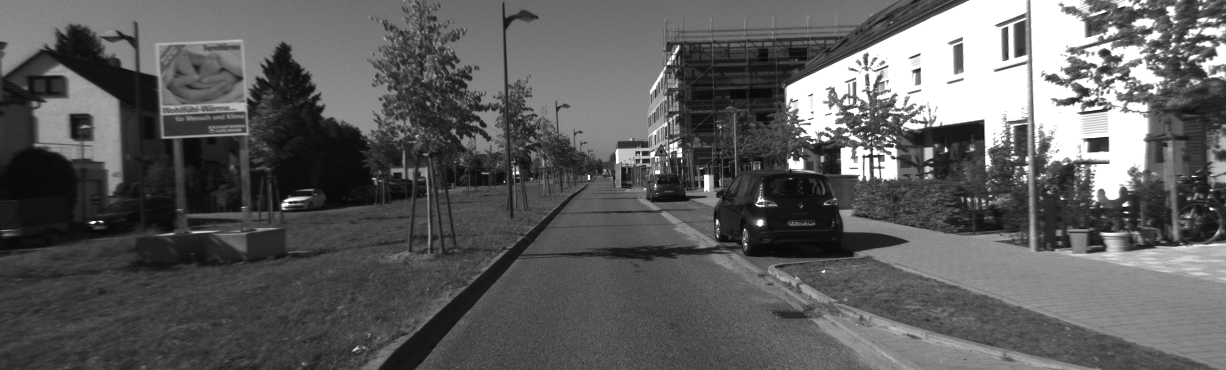
#> input picture datasets/KITTI_sequence_1/image_l/000000.png, 1226 x 370 px; its folder holds only this picture in this run
$ python plot_orb.py
#> lines starting #> are read from the running program, lines starting #| are printed output that depends on the picture
import cv2
import os
import glob
import numpy as np

def extract_and_plot_orb_features(input_dir, output_video, max_features=3000, frame_rate=30):
    """
    Extracts ORB features from a sequence of images and visualizes them, saving the output as a video.

    Args:
        input_dir (str): Directory containing input images.
        output_video (str): Path to save the output video file.
        max_features (int): Maximum number of ORB features to detect.
        frame_rate (int): Frame rate of the output video.
    """
#> called with input_dir = '..\\datasets\\KITTI_sequence_1\\image_l', output_video = 'orb_features_video.mp4', max_features = 3000, frame_rate = 30
    # Initialize ORB detector
    orb = cv2.ORB_create(nfeatures=max_features)

    # Get list of images sorted by filename
    image_paths = sorted(glob.glob(os.path.join(input_dir, "*.jpg")) + glob.glob(os.path.join(input_dir, "*.png")))

    if not image_paths:
        print("No images found in the directory.")
        return

    # Read the first image to get dimensions
    first_image = cv2.imread(image_paths[0])
#> first_image is the input picture: shape (370, 1226, 3); min 8, max 255, mean 93.4
    height, width, layers = first_image.shape
#> height = 370; width = 1226; layers = 3

    # Define video writer
    fourcc = cv2.VideoWriter_fourcc(*'mp4v')  # Codec for MP4 format
    video_writer = cv2.VideoWriter(output_video, fourcc, frame_rate, (width, height))

    for idx, image_path in enumerate(image_paths):
        # Read image
        image = cv2.imread(image_path)
        if image is None:
            print(f"Error reading image {image_path}. Skipping.")
            continue

        # Convert to grayscale for ORB
        gray = cv2.cvtColor(image, cv2.COLOR_BGR2GRAY)

        # Detect ORB keypoints
        keypoints = orb.detect(gray, None)
#> keypoints = 3000 keypoints; strongest (x, y, size): (875, 158, 37.2), (874, 153, 31), (875, 152, 37.2), (870, 156, 44.6)

        for kp in keypoints:
            kp.size *= 0.05
#> this loop made 3000 passes

        # Draw keypoints on the image
        output_image = cv2.drawKeypoints(image, keypoints, None, color=(0, 255, 0), flags=cv2.DRAW_MATCHES_FLAGS_DRAW_RICH_KEYPOINTS)
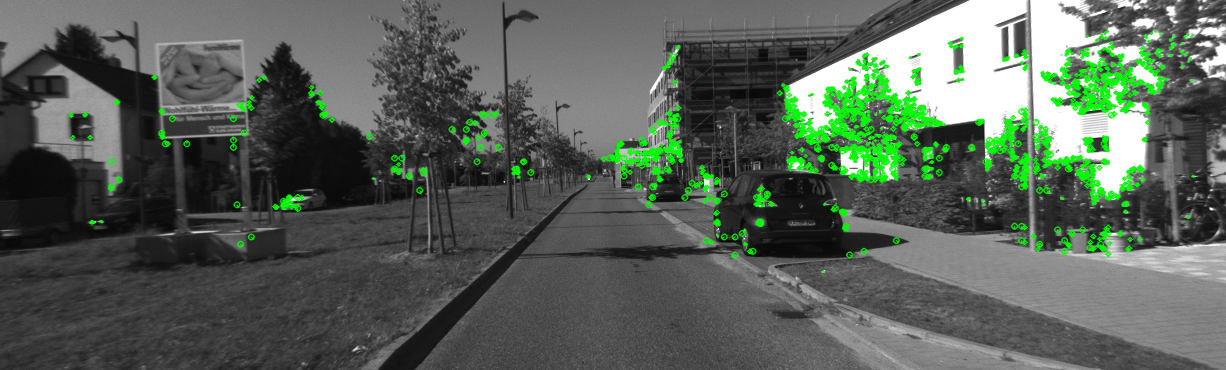
#> output_image: shape (370, 1226, 3); mean B, G, R 87.6, 97.7, 87.6

        # Add frame to the video
        video_writer.write(output_image)

        print(f"Processed frame {idx + 1}/{len(image_paths)}: {image_path}")

    # Release the video writer
    video_writer.release()
    print(f"Video saved to {output_video}")

# Parameters
input_directory = "..\datasets\KITTI_sequence_1\image_l"  # Replace with the path to your image directory
output_video_path = "orb_features_video.mp4"  # Replace with your desired video output path

# Run the script
extract_and_plot_orb_features(input_directory, output_video_path)

$ run again, on datasets/KITTI_sequence_1/image_l/000004.png
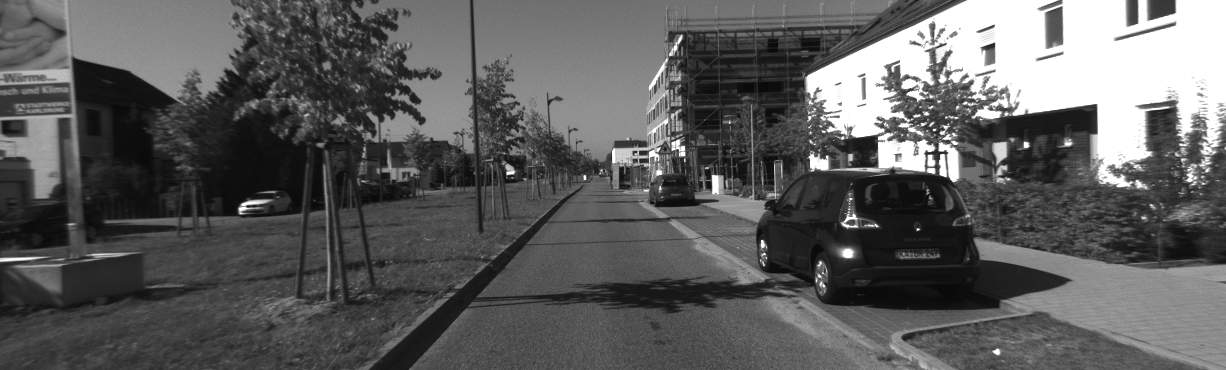
#> input picture datasets/KITTI_sequence_1/image_l/000004.png, 1226 x 370 px
#> in extract_and_plot_orb_features, first_image is the input picture: shape (370, 1226, 3); min 8, max 255, mean 93
#> keypoints = 3000 keypoints; strongest (x, y, size): (941, 155, 31), (942, 155, 37.2), (926, 152, 31), (946, 152, 31)
#> the loop in extract_and_plot_orb_features, `for kp in keypoints:` made 3000 passes
#> in extract_and_plot_orb_features, `output_image = cv2.drawKeypoints(image, keypoints, None, color=(0, 255..`:
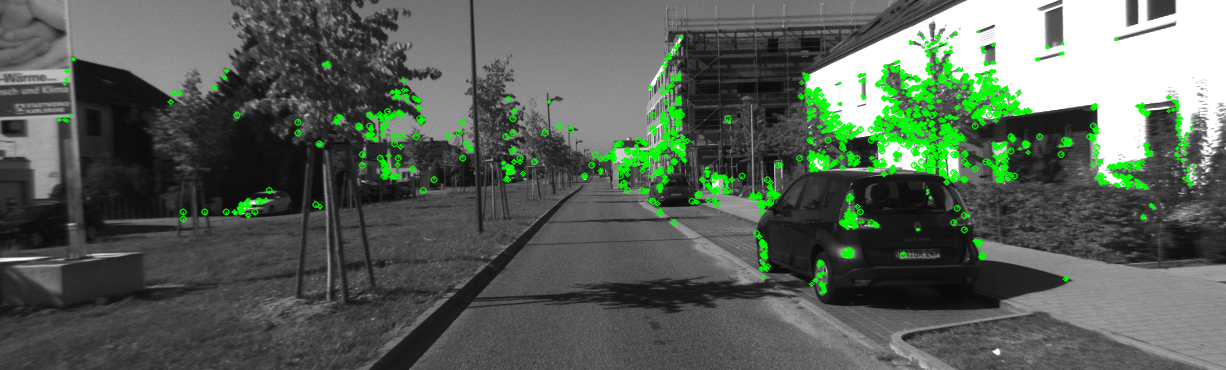
#> output_image: shape (370, 1226, 3); mean B, G, R 87.6, 97.6, 87.6

$ run again, on datasets/KITTI_sequence_1/image_l/000005.png
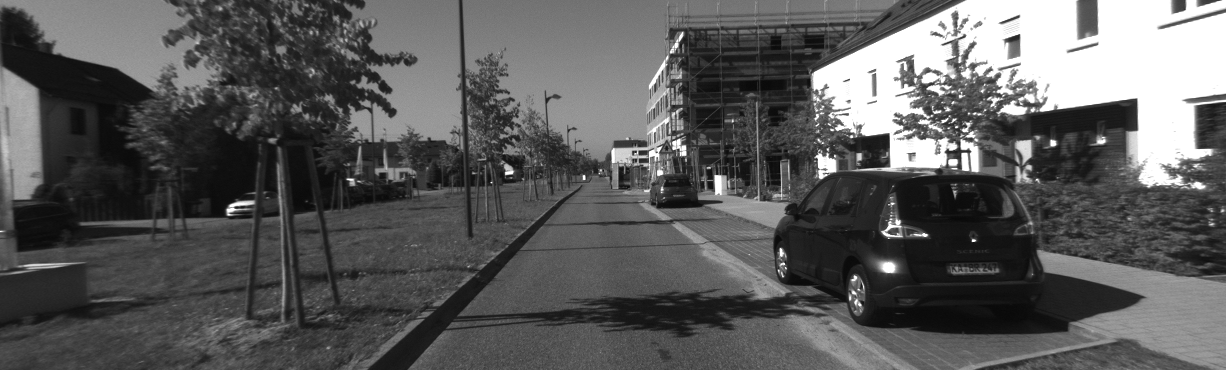
#> input picture datasets/KITTI_sequence_1/image_l/000005.png, 1226 x 370 px
#> in extract_and_plot_orb_features, first_image is the input picture: shape (370, 1226, 3); min 8, max 255, mean 90.8
#> keypoints = 3000 keypoints; strongest (x, y, size): (965, 154, 37.2), (973, 241, 31), (1053, 143, 44.6), (964, 148, 37.2)
#> the loop in extract_and_plot_orb_features, `for kp in keypoints:` made 3000 passes
#> in extract_and_plot_orb_features, `output_image = cv2.drawKeypoints(image, keypoints, None, color=(0, 255..`:
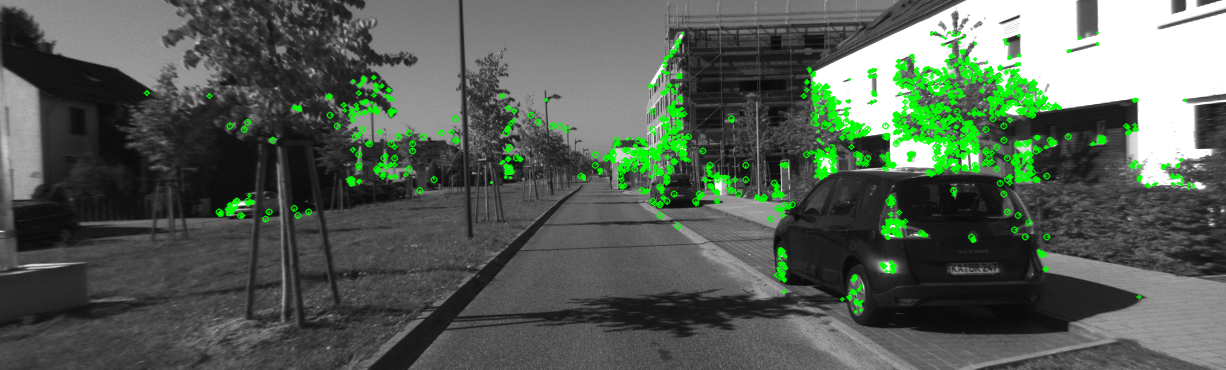
#> output_image: shape (370, 1226, 3); mean B, G, R 85.4, 95.5, 85.4

$ run again, on datasets/KITTI_sequence_1/image_l/000006.png
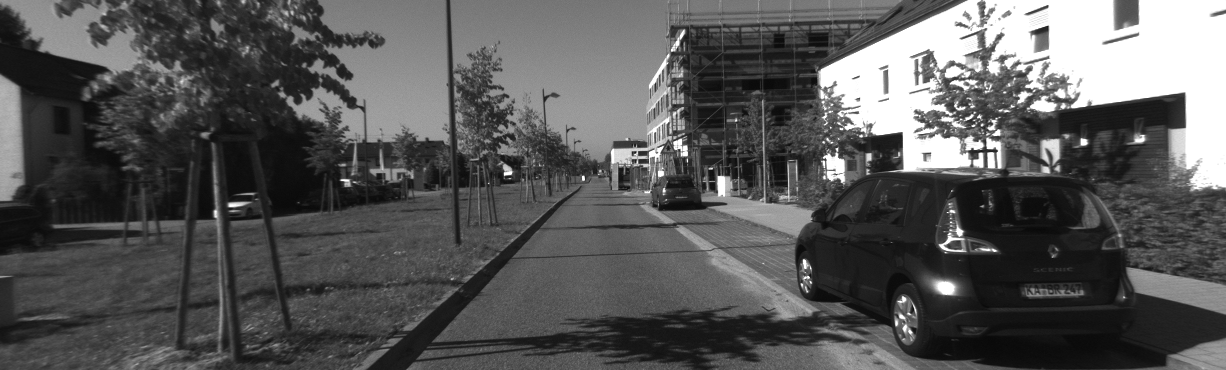
#> input picture datasets/KITTI_sequence_1/image_l/000006.png, 1226 x 370 px
#> in extract_and_plot_orb_features, first_image is the input picture: shape (370, 1226, 3); min 8, max 255, mean 87.4
#> keypoints = 3000 keypoints; strongest (x, y, size): (980, 153, 31), (995, 149, 31), (991, 152, 37.2), (1081, 143, 44.6)
#> the loop in extract_and_plot_orb_features, `for kp in keypoints:` made 3000 passes
#> in extract_and_plot_orb_features, `output_image = cv2.drawKeypoints(image, keypoints, None, color=(0, 255..`:
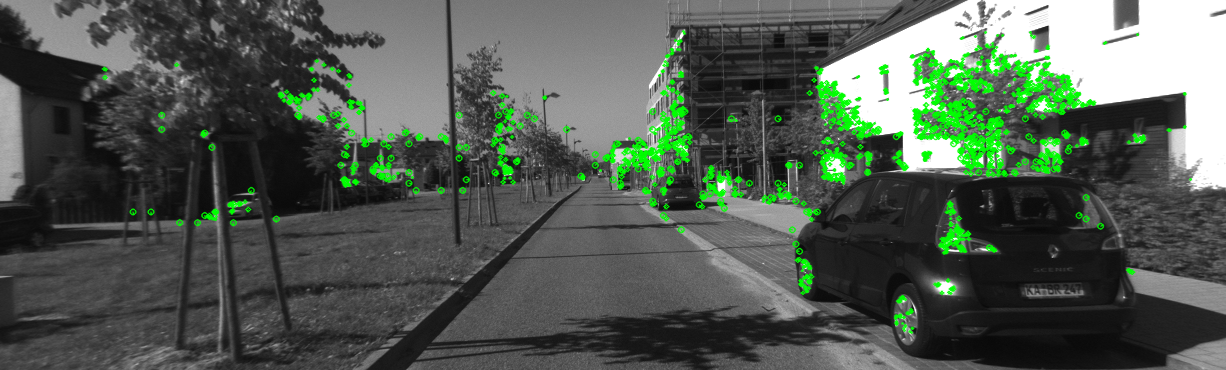
#> output_image: shape (370, 1226, 3); mean B, G, R 81.9, 92, 81.9
